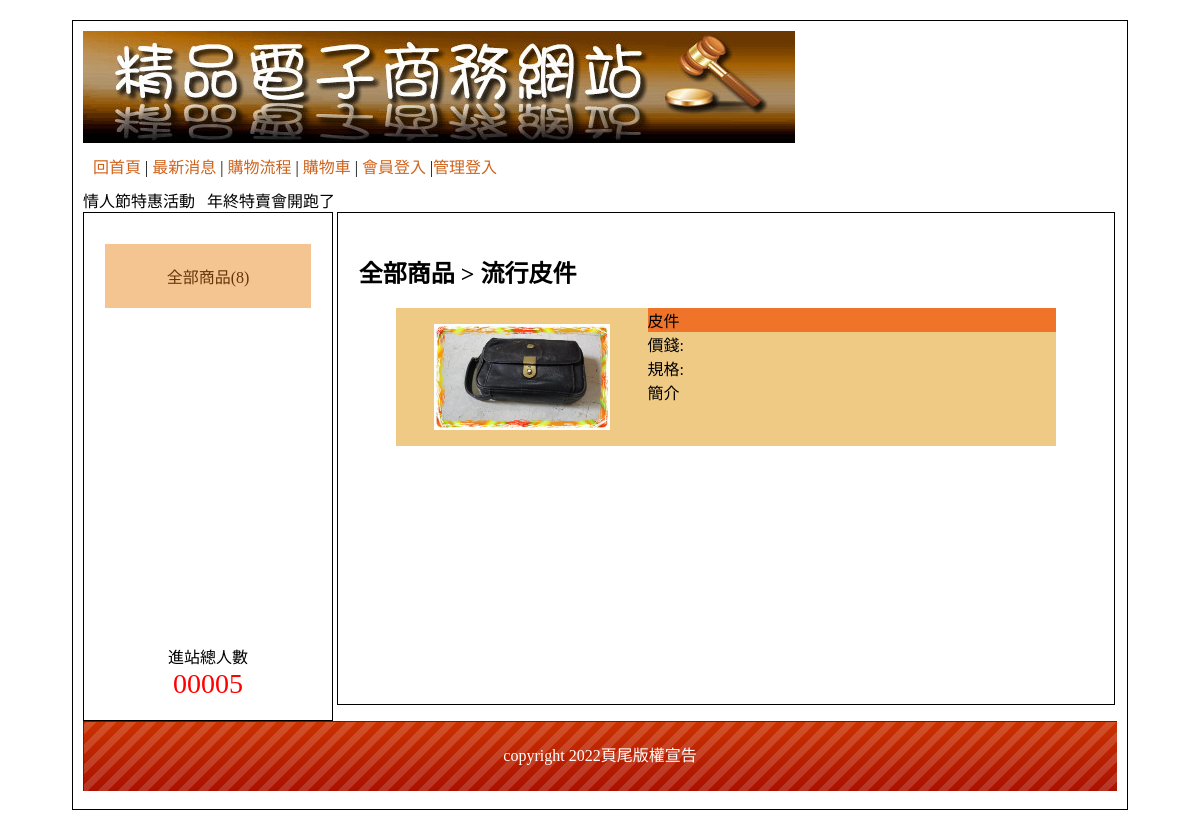
Before: / with the older database file.
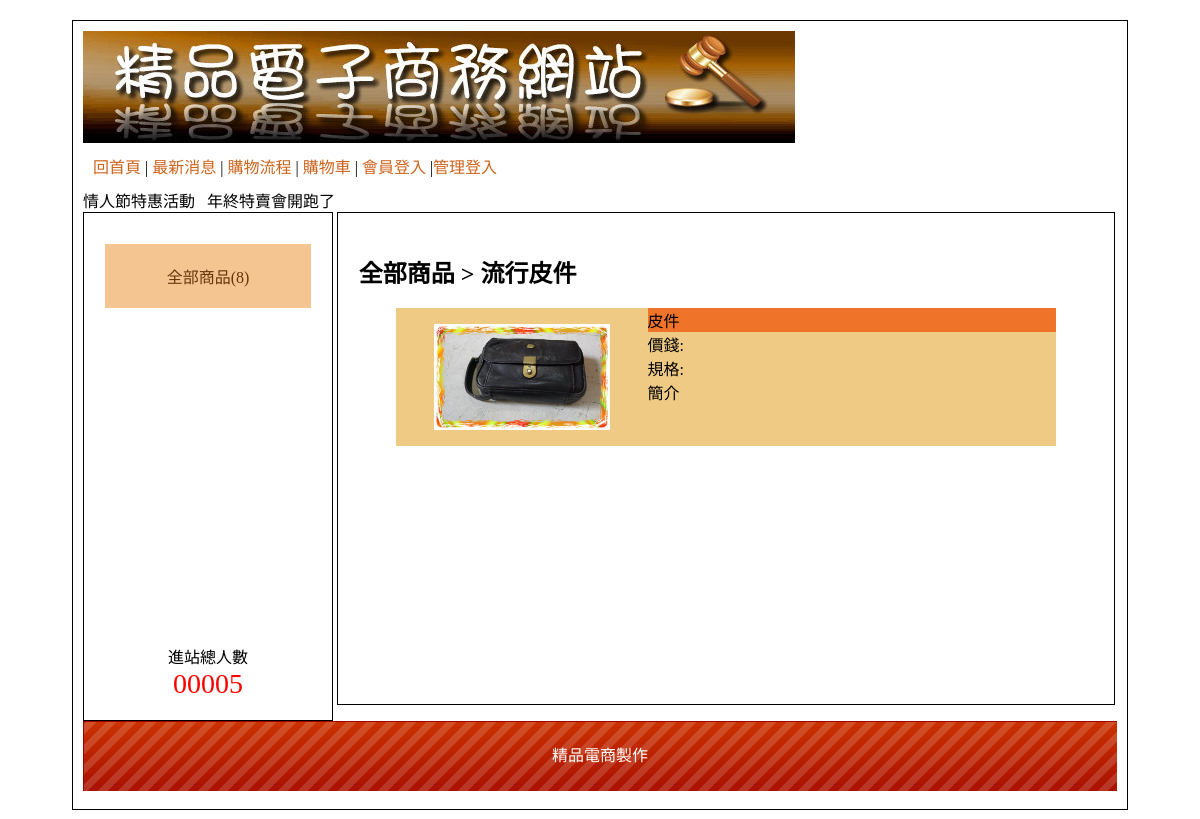
After: the same page with the newer database file.
### tables this page shows
CREATE TABLE `bot` (
  `id` int(11) UNSIGNED NOT NULL,
  `bot` varchar(128) NOT NULL
);

### base.php (called while the page is built, shortened)
<?php
class DB{
    protected $table;
    protected $pdo;
    protected $dsn="mysql:host=localhost;charset=utf8;dbname=db04";
    function __construct($table)
    {
        $this->table=$table;
        $this->pdo=new PDO($this->dsn,'root','');
    }
    function find($arg){
        $sql="select * from $this->table where ";
        if(is_array($arg)){
            foreach($arg as $key=>$val){
                $tmp[]="`$key`='$val'";
            }
            $sql .= join(" && ",$tmp);
        }else{
            $sql .=" `id`='$arg'";
        }
        return $this->pdo->query($sql)->fetch(PDO::FETCH_ASSOC);
    }
}
$Bot=new DB('bot');
?>

### index.php (the view, shortened to what this page needs)
<?php include_once "base.php";?>
<!DOCTYPE html
    PUBLIC "-//W3C//DTD XHTML 1.0 Transitional//EN" "http://www.w3.org/TR/xhtml1/DTD/xhtml1-transitional.dtd">
<html xmlns="http://www.w3.org/1999/xhtml">
<head>
    <link href="./css/css.css" rel="stylesheet" type="text/css">
</head>
<body>
    <div id="main">
        <div id="top">
            <a href="?">
                <img src="./icon/0416.jpg">
            </a>
            <div style="padding:10px;">
                <a href="?">回首頁</a> |
                <a href="?do=news">最新消息</a> |
                <a href="?do=look">購物流程</a> |
                <a href="?do=buycart">購物車</a> |
                <?php
                if(isset($_SESSION['mem'])){
                    echo "<a href='#' onclick=logout('mem')>登出</a> |";
                }else{
                    echo "<a href='?do=login'>會員登入</a> |";
                }
                if(isset($_SESSION['admin'])){
                    echo "<a href='#' onclick=location.href='back.php'>返回管理</a>";
                }else{
                    echo "<a href='?do=admin'>管理登入</a>";
                }
                ?>
            </div>
            <marquee>
                情人節特惠活動 &nbsp; 年終特賣會開跑了
            </marquee>
        </div>
        <div id="left" class="ct">
            <div style="min-height:400px;">
            <a href="#">全部商品(8)</a>
            </div>
            <span>
                <div>進站總人數</div>
                <div style="color:#f00; font-size:28px;">
                    00005 </div>
            </span>
        </div>
        <div id="right">
        <?php
        $do=$_GET['do']??'main';
        $file="./front/".$do.".php";
        if(file_exists($file)){
                include $file;
        }else{
                include "./front/main.php";
        }
        ?>
        </div>
        <div id="bottom" style="line-height:70px;background:url(icon/bot.png); color:#FFF;" class="ct">
            <?=$Bot->find(1)['bot'];?> </div>
    </div>
</body>
</html>

### front/main.php
<h2>全部商品 > 流行皮件</h2>
<div style="width:90%;margin:auto;display:flex" class="pp">
    <div style="padding:1rem;width:35%;text-align:center">
        <img style="width:80%" src="./upload/0403.jpg" alt="">
    </div>
    <div style="width:65%">
        <div class="tt">皮件</div>
        <div>價錢:</div>
        <div>規格:</div>
        <div>簡介</div>
    </div>
</div>

### css/css.css (style rules this page uses)
body { font-family:"微軟正黑體"; }
#main { width:1034px; padding:10px; margin:20px auto 20px auto; border:#000 solid 1px; min-height:768px; }
#top a { color:#CE631C; text-decoration:none; }
#left { display:inline-block; width:20%; padding:2%; min-height:450px; vertical-align:top; border:#000 1px solid; }
#left a { display:block; padding:20px 5px 20px 5px; text-decoration:none; background:#F4C591; margin:10px auto 10px auto; color:#65350A; }
.ct { text-align:center; }
#right { display:inline-block; width:71%; padding:2%; min-height:450px; border:#000 1px solid; }
#bottom { height:70px; background:url(icon/bot.png); background-size:cover; }
.tt { background:#EF7429; }
.pp { background:#EFCA85; }

Changed rows visible on the page:
changed bot: bot "copyright 2022頁尾版權宣告" → "精品電商製作"
